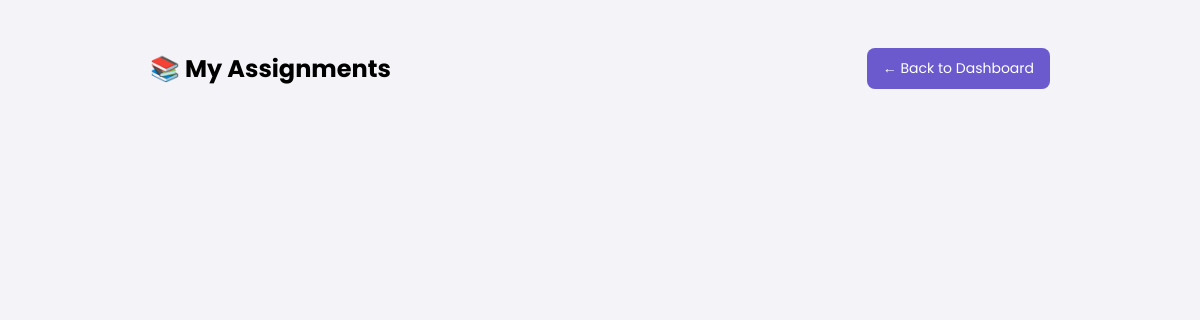
The page /studentsite/student_assignments.php (signed in) on the database as committed earlier.
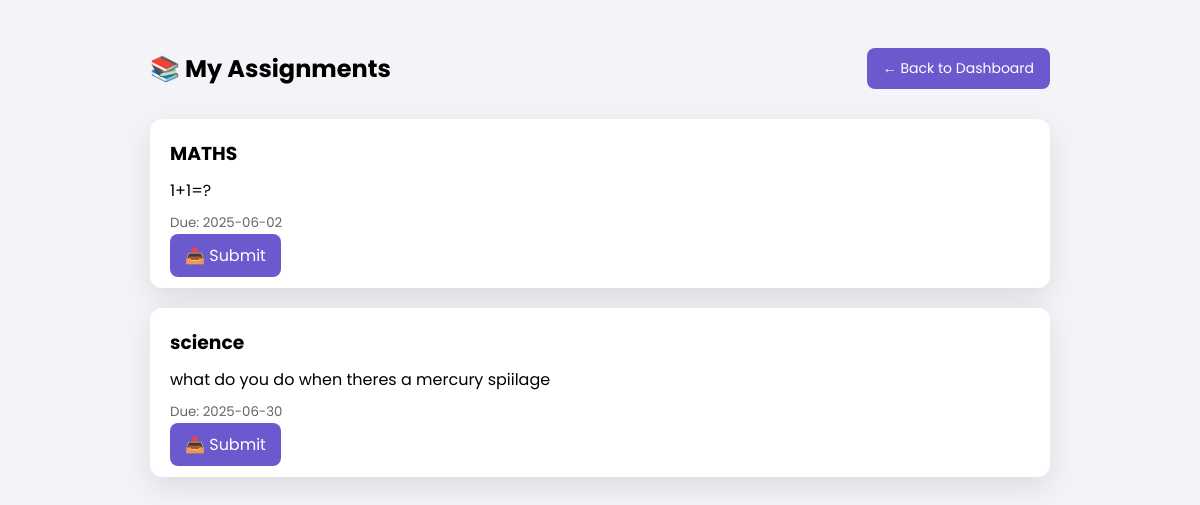
The same page on the database as committed later.
### tables this page shows
CREATE TABLE `assignments` (
  `id` int(11) NOT NULL,
  `title` varchar(255) DEFAULT NULL,
  `description` text DEFAULT NULL,
  `course_id` int(11) DEFAULT NULL,
  `due_date` date DEFAULT NULL,
  `created_at` timestamp NOT NULL DEFAULT current_timestamp(),
  `teacher_id` varchar(255) DEFAULT NULL
);

### studentsite/student_assignments.php (the view, shortened to what this page needs)
<?php
include 'db.php';
$student_id = $_SESSION['student_id'];
$assignment_sql = "SELECT * FROM assignments ORDER BY due_date ASC";
$assignment_result = $conn->query($assignment_sql);
?>
<!DOCTYPE html>
<html>
<head>
</head>
<body>
<div class="container">
  <div class="top-bar">
    <h2>📚 My Assignments</h2>
    <a class="back-link" href="student_dashboard.php">← Back to Dashboard</a>
  </div>
  <?php while ($assignment = $assignment_result->fetch_assoc()): ?>
    <div class="assignment">
      <h3><?= htmlspecialchars($assignment['title']) ?></h3>
      <p><?= htmlspecialchars($assignment['description']) ?></p>
      <small>Due: <?= htmlspecialchars($assignment['due_date']) ?></small>
      <?php
        $check_stmt = $conn->prepare("SELECT id FROM submissions WHERE assignment_id = ? AND student_id = ?");
        $check_stmt->bind_param("ii", $assignment['id'], $student_id);
        $check_stmt->execute();
        $check_result = $check_stmt->get_result();
      ?>
      <?php if ($check_result->num_rows > 0): ?>
        <p class="submitted">✅ Submitted</p>
      <?php else: ?>
        <a class="submit-btn" href="submit_assignment.php?assignment_id=<?= $assignment['id'] ?>">📤 Submit</a>
      <?php endif; ?>
    </div>
  <?php endwhile; ?>
</div>
</body>
</html>

### studentsite/student_assignments.php (style rules this page uses)
body { font-family: 'Poppins', sans-serif; padding: 40px; background: #f4f4f8; }
.container { max-width: 900px; margin: auto; }
.top-bar { display: flex; justify-content: space-between; align-items: center; margin-bottom: 30px; }
.top-bar h2 { margin: 0; }
.back-link { text-decoration: none; background: #6a5acd; color: white; padding: 10px 16px; border-radius: 8px; font-size: 14px; transition: 0.3s; }
.assignment { background: white; padding: 20px; margin-bottom: 20px; border-radius: 12px; box-shadow: 0 10px 30px rgba(0,0,0,0.1); }
.assignment h3 { margin: 0 0 10px; }
.assignment p { margin: 0 0 10px; }
.assignment small { display: block; color: #666; margin-bottom: 10px; }
.assignment .submit-btn { background: #6a5acd; color: white; padding: 10px 15px; border: none; border-radius: 8px; text-decoration: none; }

Rows that differ between the two databases and show on the page:
added assignments: title "MATHS", description "1+1=?", due_date "2025-06-02"
added assignments: title "science", description "what do you do when theres a mercury spiilage", due_date "2025-06-30"
